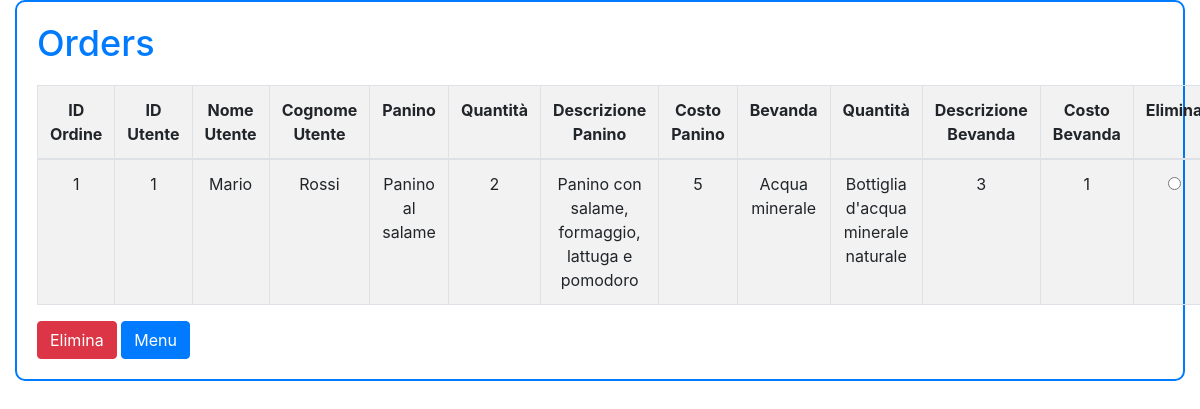
The app's page /viewOrders.php with its own data.
### tables this page shows
CREATE TABLE `ordini` (
  `id` int(11) NOT NULL COMMENT 'codice univoco per identificare l''entità',
  `id_utente` int(11) NOT NULL COMMENT 'id dell''utente che ha effettuato la prenotazione',
  `ora_ritiro` datetime NOT NULL COMMENT 'data e orario nel quale si vogliono ritirare i panini',
  `ora_prenotazione` datetime DEFAULT CURRENT_TIMESTAMP COMMENT 'ora in cui è stato effettuato l''ordine'
);

CREATE TABLE `utenti` (
  `ID` int(11) NOT NULL COMMENT 'Codice univoco per identificare l''entità',
  `admin` tinyint(1) NOT NULL DEFAULT '0' COMMENT 'se e'' true l''utente e'' un admin',
  `nome` varchar(20) NOT NULL COMMENT 'nome dell''utente',
  `cognome` varchar(20) NOT NULL COMMENT 'cognome dell''utente',
  `data_nascita` date DEFAULT NULL COMMENT 'data nascita dell''utente',
  `telefono` varchar(13) NOT NULL COMMENT 'Recapito telefonico + prefisso stato',
  `email` varchar(100) NOT NULL COMMENT 'email associata all''account',
  `username` varchar(50) NOT NULL COMMENT 'nome utente associto all''account',
  `password` varchar(50) NOT NULL COMMENT 'password associata all''account',
  `data_iscrizione` datetime DEFAULT CURRENT_TIMESTAMP COMMENT 'data e ora dell''iscrizione dell''utente'
);

### viewOrders.php (the view, shortened to what this page needs)
<?php
require "connect.php";
?>
<!DOCTYPE html>
<html lang="it">
<head>
    <link href="https://stackpath.bootstrapcdn.com/bootstrap/4.5.2/css/bootstrap.min.css" rel="stylesheet">
</head>
<body>
    <div class="container-fluid">
        <?php
        $sql = "SELECT ordini.id AS ordine_id, ordini.id_utente, utenti.nome AS nome_utente, utenti.cognome AS cognome_utente, panini.nome AS panino,
                panini.descrizione AS descrizione_panino, panini.costo AS costo_panino, bevande.nome AS bevanda, bevande.descrizione AS descrizione_bevanda,
                bevande.costo AS costo_bevanda, panini_ordinati.quantità AS qp, bevande_ordinate.quantità AS qb
                FROM ordini
                INNER JOIN utenti ON ordini.id_utente = utenti.ID
                LEFT JOIN panini_ordinati ON ordini.id = panini_ordinati.id_ordine
                LEFT JOIN panini ON panini_ordinati.id_panino = panini.id
                LEFT JOIN bevande_ordinate ON ordini.id = bevande_ordinate.id_ordine
                LEFT JOIN bevande ON bevande_ordinate.id_bevanda = bevande.id
                GROUP BY panini.id, bevande.id
                ";
        $result = $conn->query($sql);
        if ($result->num_rows > 0) {
            echo "<form action='deleteOrder.php' method='post'>
                    <div class='card-body'>
                    <h1 class='card-title'>Orders</h1>
                    <table class='table table-bordered table-striped'>
                    <tr>
                        <th>ID Ordine</th>
                        <th>ID Utente</th>
                        <th>Nome Utente</th>
                        <th>Cognome Utente</th>
                        <th>Panino</th>
                        <th>Quantità</th>
                        <th>Descrizione Panino</th>
                        <th>Costo Panino</th>
                        <th>Bevanda</th>
                        <th>Quantità</th>
                        <th>Descrizione Bevanda</th>
                        <th>Costo Bevanda</th>
                        <th>Elimina</th>
                    </tr>
                    </thead>
                    <tbody>";
            while ($row = $result->fetch_assoc()) {
                echo '<tr>
                            <td>' . $row["ordine_id"] . '</td>
                            <td>' . $row["id_utente"] . '</td>
                            <td>' . $row["nome_utente"] . '</td>
                            <td>' . $row["cognome_utente"] . '</td>
                            <td>' . $row["panino"] . '</td>
                            <td>' . $row["qp"] . '</td>
                            <td>' . $row["descrizione_panino"] . '</td>
                            <td>' . $row["costo_panino"] . '</td>
                            <td>' . $row["bevanda"] . '</td>
                            <td>' . $row["descrizione_bevanda"] . '</td>
                            <td>' . $row["qb"] . '</td>
                            <td>' . $row["costo_bevanda"] . '</td>
                            <td><input type="radio" name="ordine" value="'.$row["ordine_id"].'"></td>
                        </tr>';
            }
            echo '</tbody>
                </table>
                <input type="submit" value="Elimina" class="btn btn-danger">
                <a href="adminInterface.html" class="btn btn-primary">Menu</a>
                </div>
            </form>';
        }
        ?>
    </div>
</body>
</html>

### viewOrders.php (style rules this page uses)
body { background-color: #fff; }
th, td { text-align: center; }
.card-body { border: 2px solid #007bff; border-radius: 10px; padding: 20px; }
.card-title { color: #007bff; font-size: 36px; margin-bottom: 20px; }

### records on screen
ordini: id "1", id_utente "1", utenti.nome "Mario", utenti.cognome "Rossi", panino "Panino al salame", qp "2", descrizione_panino "Panino con salame, formaggio, lattuga e pomodoro", costo_panino "5", bevanda "Acqua minerale", descrizione_bevanda "Bottiglia d'acqua minerale naturale", qb "3", costo_bevanda "1"
